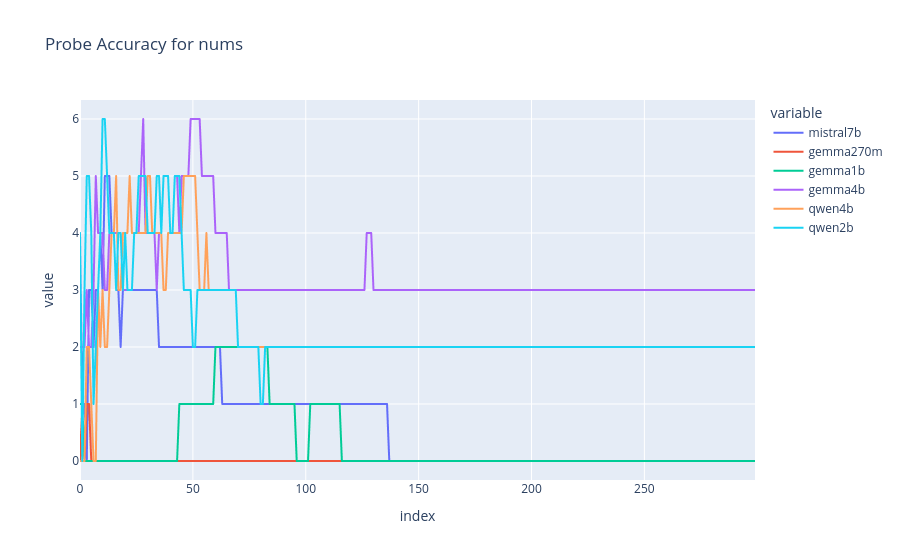

The notebook cell this image was saved under:
### Code cell
import pandas as pd
for items_name in accs_history_sin.keys():
    accs = pd.DataFrame.from_dict({k: accs_history_sin[items_name][k] for k in accs_history_sin[items_name].keys() if not "shuffled" in k and not "sgn" in k}, orient="index").T.map(sum)
    plotly.express.line(
        accs,
        title=f"Probe Accuracy for {items_name}"
    ).show()
    print(f"Max accuracy for {items_name}")
    display(accs.max())

### Figure 1 — Plotly figure (JSON) as saved in the notebook; plotly's stock layout.template omitted (floating-point values rounded to 4 significant figures; data arrays with more than 128 entries replaced by an {"elided": "..."} marker saying what was removed)
{"data": [{"hovertemplate": "variable=mistral7b<br>index=%{x}<br>value=%{y}<extra></extra>", "legendgroup": "mistral7b", "line": {"color": "#636efa", "dash": "solid"}, "marker": {"symbol": "circle"}, "mode": "lines", "name": "mistral7b", "showlegend": true, "type": "scattergl", "x": {"elided": "300 int values"}, "xaxis": "x", "y": {"elided": "300 int values"}, "yaxis": "y"}, {"hovertemplate": "variable=gemma270m<br>index=%{x}<br>value=%{y}<extra></extra>", "legendgroup": "gemma270m", "line": {"color": "#EF553B", "dash": "solid"}, "marker": {"symbol": "circle"}, "mode": "lines", "name": "gemma270m", "showlegend": true, "type": "scattergl", "x": {"elided": "300 int values"}, "xaxis": "x", "y": {"elided": "300 int values"}, "yaxis": "y"}, {"hovertemplate": "variable=gemma1b<br>index=%{x}<br>value=%{y}<extra></extra>", "legendgroup": "gemma1b", "line": {"color": "#00cc96", "dash": "solid"}, "marker": {"symbol": "circle"}, "mode": "lines", "name": "gemma1b", "showlegend": true, "type": "scattergl", "x": {"elided": "300 int values"}, "xaxis": "x", "y": {"elided": "300 int values"}, "yaxis": "y"}, {"hovertemplate": "variable=gemma4b<br>index=%{x}<br>value=%{y}<extra></extra>", "legendgroup": "gemma4b", "line": {"color": "#ab63fa", "dash": "solid"}, "marker": {"symbol": "circle"}, "mode": "lines", "name": "gemma4b", "showlegend": true, "type": "scattergl", "x": {"elided": "300 int values"}, "xaxis": "x", "y": {"elided": "300 int values"}, "yaxis": "y"}, {"hovertemplate": "variable=qwen4b<br>index=%{x}<br>value=%{y}<extra></extra>", "legendgroup": "qwen4b", "line": {"color": "#FFA15A", "dash": "solid"}, "marker": {"symbol": "circle"}, "mode": "lines", "name": "qwen4b", "showlegend": true, "type": "scattergl", "x": {"elided": "300 int values"}, "xaxis": "x", "y": {"elided": "300 int values"}, "yaxis": "y"}, {"hovertemplate": "variable=qwen2b<br>index=%{x}<br>value=%{y}<extra></extra>", "legendgroup": "qwen2b", "line": {"color": "#19d3f3", "dash": "solid"}, "marker": {"symbol": "circle"}, "mode": "lines", "name": "qwen2b", "showlegend": true, "type": "scattergl", "x": {"elided": "300 int values"}, "xaxis": "x", "y": {"elided": "300 int values"}, "yaxis": "y"}], "layout": {"legend": {"title": {"text": "variable"}, "tracegroupgap": 0}, "title": {"text": "Probe Accuracy for nums"}, "xaxis": {"anchor": "y", "domain": [0, 1], "title": {"text": "index"}}, "yaxis": {"anchor": "x", "domain": [0, 1], "title": {"text": "value"}}}}
